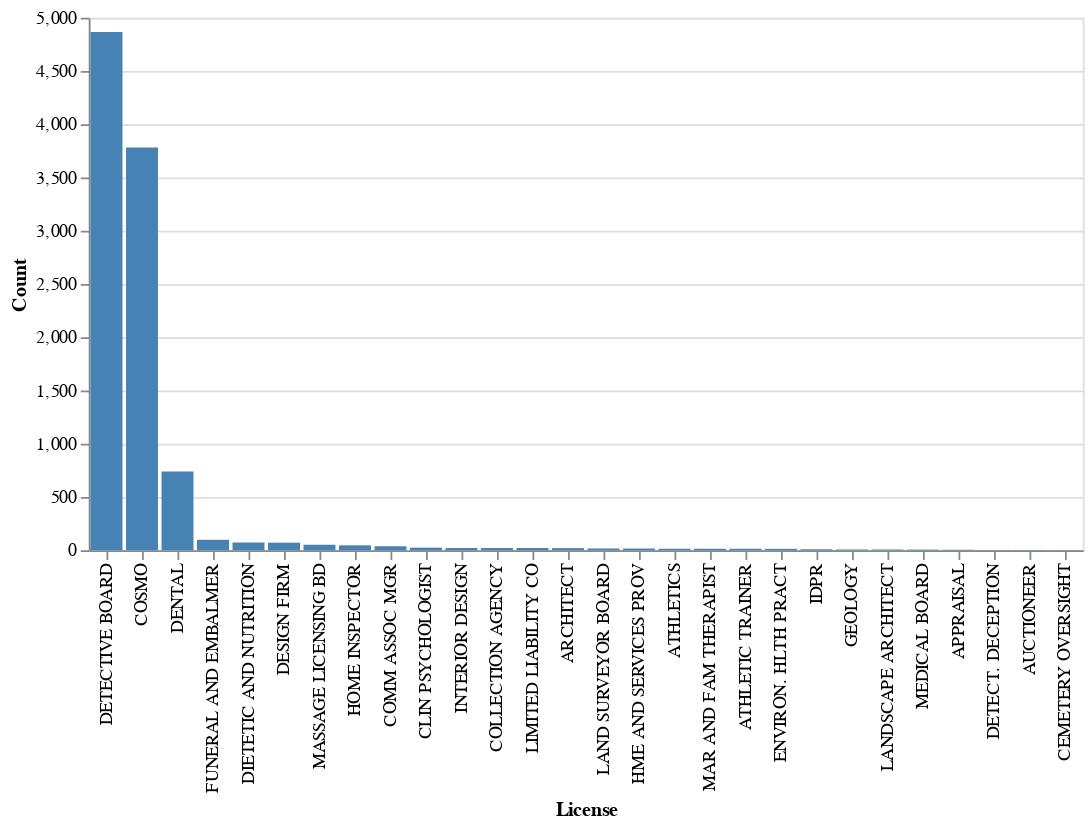

Notebook source saved alongside this figure:
### Code cell
# Plot 1: Simple bar chart of license counts
bar = alt.Chart(counts).mark_bar(color='steelblue').encode(
    x=alt.X('license:N', sort='-y', title='License'),
    y=alt.Y('count:Q', title='Count')
)
bar

### Figure 1 — Vega-Lite specification as saved in the notebook (floating-point values rounded to 4 significant figures)
{"config": {"view": {"continuousWidth": 300, "continuousHeight": 300}}, "data": {"name": "data-3216c3e91ec514d5046c49651ccf06ef"}, "mark": {"type": "bar", "color": "steelblue"}, "encoding": {"x": {"field": "license", "sort": "-y", "title": "License", "type": "nominal"}, "y": {"field": "count", "title": "Count", "type": "quantitative"}}, "$schema": "https://vega.github.io/schema/vega-lite/v6.1.0.json", "datasets": {"data-3216c3e91ec514d5046c49651ccf06ef": [{"license": "DETECTIVE BOARD", "count": 4867}, {"license": "COSMO", "count": 3781}, {"license": "DENTAL", "count": 739}, {"license": "FUNERAL AND EMBALMER", "count": 98}, {"license": "DIETETIC AND NUTRITION", "count": 73}, {"license": "DESIGN FIRM", "count": 71}, {"license": "MASSAGE LICENSING BD", "count": 52}, {"license": "HOME INSPECTOR", "count": 46}, {"license": "COMM ASSOC MGR", "count": 37}, {"license": "CLIN PSYCHOLOGIST", "count": 24}, {"license": "INTERIOR DESIGN", "count": 22}, {"license": "COLLECTION AGENCY", "count": 21}, {"license": "LIMITED LIABILITY CO", "count": 21}, {"license": "ARCHITECT", "count": 20}, {"license": "LAND SURVEYOR BOARD", "count": 17}, {"license": "HME AND SERVICES PROV", "count": 16}, {"license": "ATHLETICS", "count": 15}, {"license": "MAR AND FAM THERAPIST", "count": 14}, {"license": "ATHLETIC TRAINER", "count": 14}, {"license": "ENVIRON. HLTH PRACT", "count": 13}, {"license": "IDPR", "count": 9}, {"license": "GEOLOGY", "count": 7}, {"license": "LANDSCAPE ARCHITECT", "count": 7}, {"license": "MEDICAL BOARD", "count": 6}, {"license": "APPRAISAL", "count": 5}, {"license": "DETECT. DECEPTION", "count": 2}, {"license": "AUCTIONEER", "count": 2}, {"license": "CEMETERY OVERSIGHT", "count": 1}]}}
